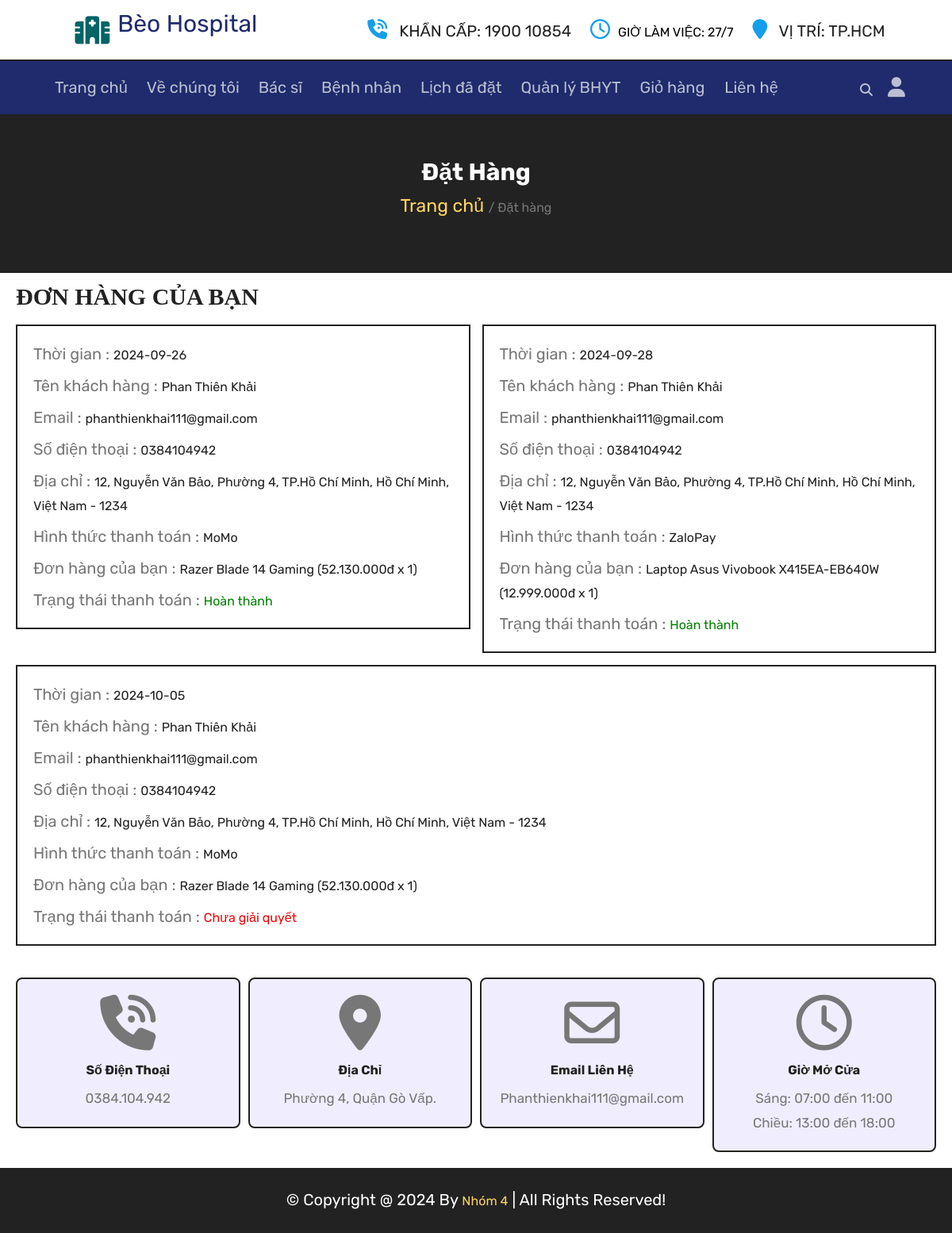
The app's page /orders.php (signed in) with its own data.
### tables this page shows
CREATE TABLE `orders` (
  `id` int(100) NOT NULL,
  `user_id` int(100) NOT NULL,
  `name` varchar(20) NOT NULL,
  `number` varchar(10) NOT NULL,
  `email` varchar(50) NOT NULL,
  `method` varchar(50) NOT NULL,
  `address` varchar(500) NOT NULL,
  `total_products` varchar(1000) NOT NULL,
  `total_price` int(100) NOT NULL,
  `placed_on` date NOT NULL DEFAULT current_timestamp(),
  `payment_status` varchar(20) NOT NULL DEFAULT 'pending'
);

### orders.php (the view, shortened to what this page needs)
<?php
include 'components/connect.php';
if (isset($_SESSION['user_id'])) {
   $user_id = $_SESSION['user_id'];
} else {
   $user_id = '';
   header('location:home.php');
};
?>
<!DOCTYPE html>
<html lang="en">
<head>
   <link rel="stylesheet" href="https://cdnjs.cloudflare.com/ajax/libs/font-awesome/6.1.1/css/all.min.css">
   <link rel="stylesheet" href="css/style.css">
</head>
<body>
   <?php include 'components/user_header.php'; ?>
   <div class="heading">
      <h3>Đặt hàng</h3>
      <p><a href="home.php">Trang chủ</a> <span> / Đặt hàng</span></p>
   </div>
   <section class="orders">
      <h1 class="title">Đơn hàng của bạn</h1>
      <div class="box-container">
         <?php
         if ($user_id == '') {
            echo '<p class="empty">vui lòng đăng nhập để xem đơn hàng của bạn!</p>';
         } else {
            $select_orders = $conn->prepare("SELECT * FROM `orders` WHERE user_id = ?");
            $select_orders->execute([$user_id]);
            if ($select_orders->rowCount() > 0) {
               while ($fetch_orders = $select_orders->fetch(PDO::FETCH_ASSOC)) {
         ?>
                  <div class="box">
                     <p>Thời gian : <span><?= $fetch_orders['placed_on']; ?></span></p>
                     <p>Tên khách hàng : <span><?= $fetch_orders['name']; ?></span></p>
                     <p>Email : <span><?= $fetch_orders['email']; ?></span></p>
                     <p>Số điện thoại : <span><?= $fetch_orders['number']; ?></span></p>
                     <p>Địa chỉ : <span><?= $fetch_orders['address']; ?></span></p>
                     <p>Hình thức thanh toán : <span><?= $fetch_orders['method']; ?></span></p>
                     <p>Đơn hàng của bạn : <span><?= $fetch_orders['total_products']; ?></span></p>
                     <p> Trạng thái thanh toán : <span style="color:<?php if ($fetch_orders['payment_status'] == 'pending') {
                                                                        echo 'red';
                                                                     } else {
                                                                        echo 'green';
                                                                     }; ?>"><?php
                                                                              if ($fetch_orders['payment_status'] == 'pending') {
                                                                                 echo "Chưa giải quyết";
                                                                              } else {
                                                                                 echo "Hoàn thành";
                                                                              }
                                                                              ?></span> </p>
                  </div>
         <?php
               }
            } else {
               echo '<p class="empty">Chưa có đơn đặt hàng!</p>';
            }
         }
         ?>
      </div>
   </section>
   <?php include 'components/footer.php'; ?>
</body>
</html>

### css/style.css (style rules this page uses)
:root { --pink: #FFD460; --red: #e74c3c; --white: #fff; --black: #222; --light-color: #777; --light-orange: #e1af25; --green: #159EEC; --grey: #016466; --border-service: .25rem solid var(--green); --border: .2rem solid var(--black); --blue: #1F2B6C; --ble-gr: #BABFD3; --original: #F0EEFE; }
* { font-family: 'Rubik', sans-serif; margin: 0; padding: 0; box-sizing: border-box; outline: none; border: none; text-decoration: none; font-size: 1.6rem; line-height: 2rem; }
html { font-size: 62.5%; overflow-x: hidden; scroll-behavior: smooth; stop-opacity: 7rem; }
section { margin: 0 auto; max-width: 1200px; padding: 2rem; }
.title { text-align: justify; margin-bottom: 2.5rem; font-size: 3rem; color: var(--black); text-transform: uppercase; text-decoration: none; text-underline-offset: 1rem; font-family: serif; border-bottom: var(--grey); }
.heading { display: flex; align-items: center; justify-content: center; gap: 1rem; flex-flow: column; background-color: var(--black); min-height: 20rem; }
.heading h3 { font-size: 3rem; color: var(--white); text-transform: capitalize; }
.heading p { font-size: 2.3rem; color: var(--light-color); line-height: 4.5rem; }
.heading p a { color: var(--pink); font-size: 2.3rem; }
.orders .box-container { display: flex; flex-wrap: wrap; gap: 1.5rem; align-items: flex-start; }
.orders .box-container .box { padding: 1rem 2rem; border: var(--border); flex: 1 1 40rem; }
.orders .box-container .box p { line-height: 1.5; margin: 1rem 0; font-size: 2rem; color: var(--light-color); }
.orders .box-container .box p span { color: var(--black); }

### records on screen
orders: placed_on "2024-09-26", name "Phan Thiên Khải", email "phanthienkhai111@gmail.com", number "0384104942", address "12, Nguyễn Văn Bảo, Phường 4, TP.Hồ Chí Minh, Hồ Chí Minh, Việt Nam - 1234", method "MoMo", total_products "Razer Blade 14 Gaming (52.130.000 đ x 1)", payment_status "Hoàn thành"
orders: placed_on "2024-09-28", name "Phan Thiên Khải", email "phanthienkhai111@gmail.com", number "0384104942", address "12, Nguyễn Văn Bảo, Phường 4, TP.Hồ Chí Minh, Hồ Chí Minh, Việt Nam - 1234", method "ZaloPay", total_products "Laptop Asus Vivobook X415EA-EB640W (12.999.000 đ x 1)", payment_status "Hoàn thành"
orders: placed_on "2024-10-05", name "Phan Thiên Khải", email "phanthienkhai111@gmail.com", number "0384104942", address "12, Nguyễn Văn Bảo, Phường 4, TP.Hồ Chí Minh, Hồ Chí Minh, Việt Nam - 1234", method "MoMo", total_products "Razer Blade 14 Gaming (52.130.000 đ x 1)", payment_status "Chưa giải quyết"
